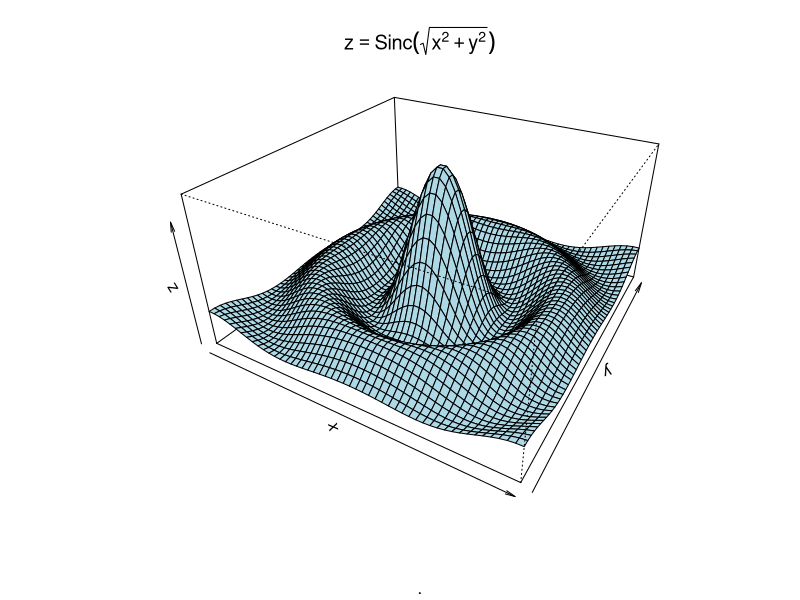
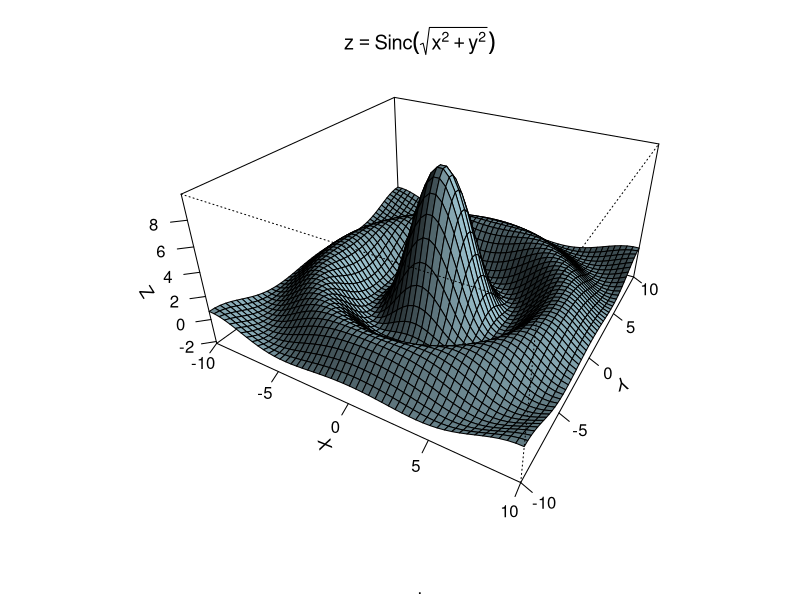
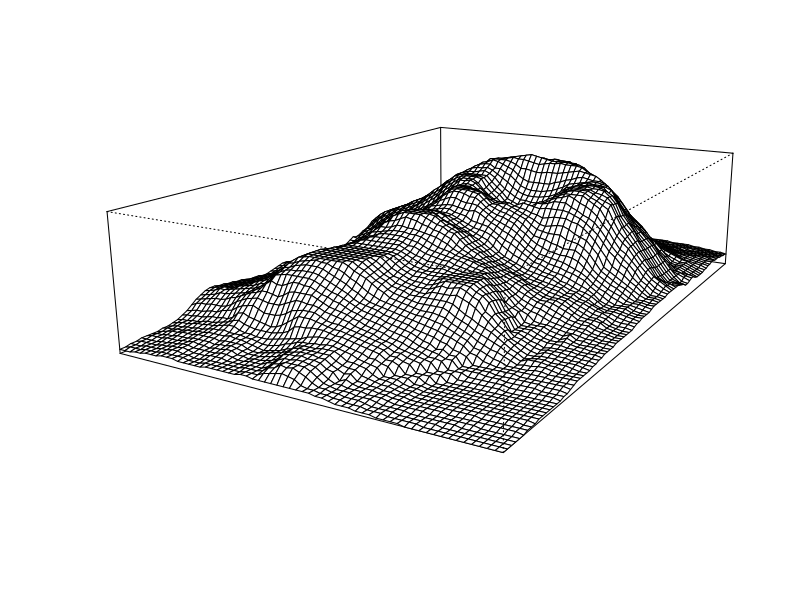
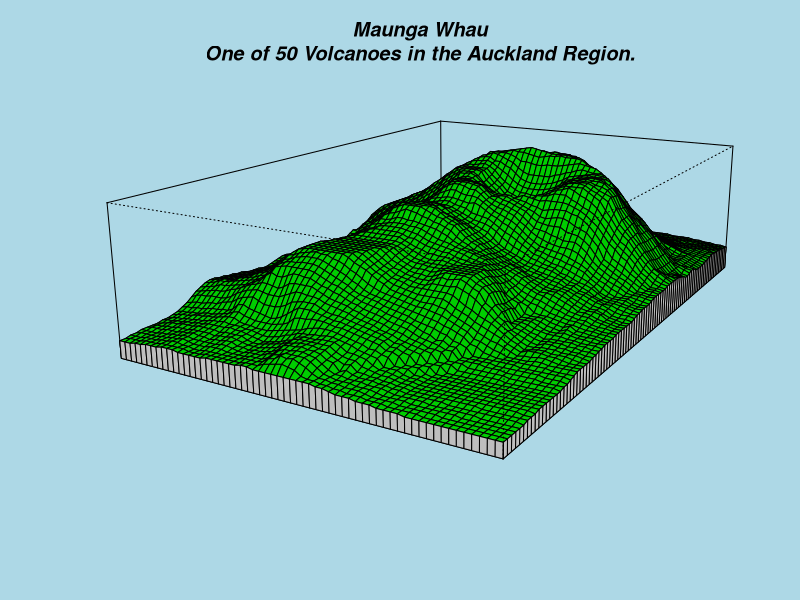
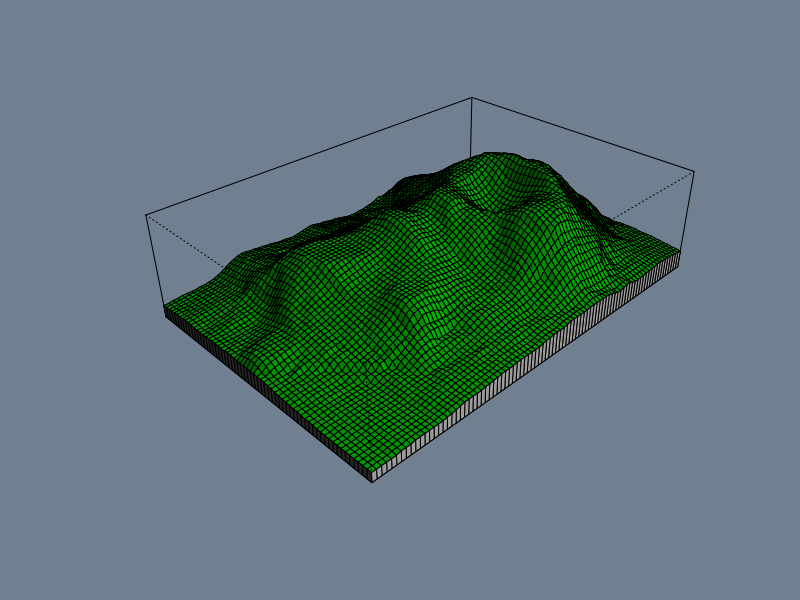
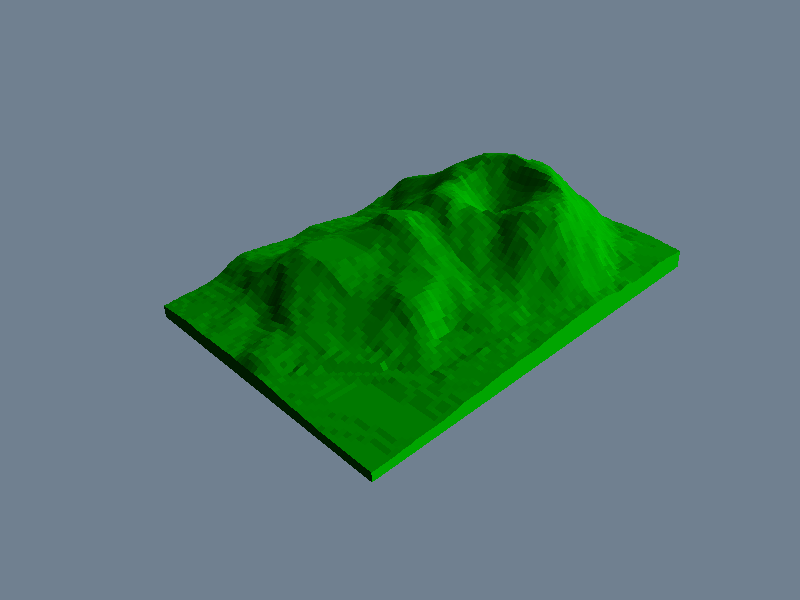
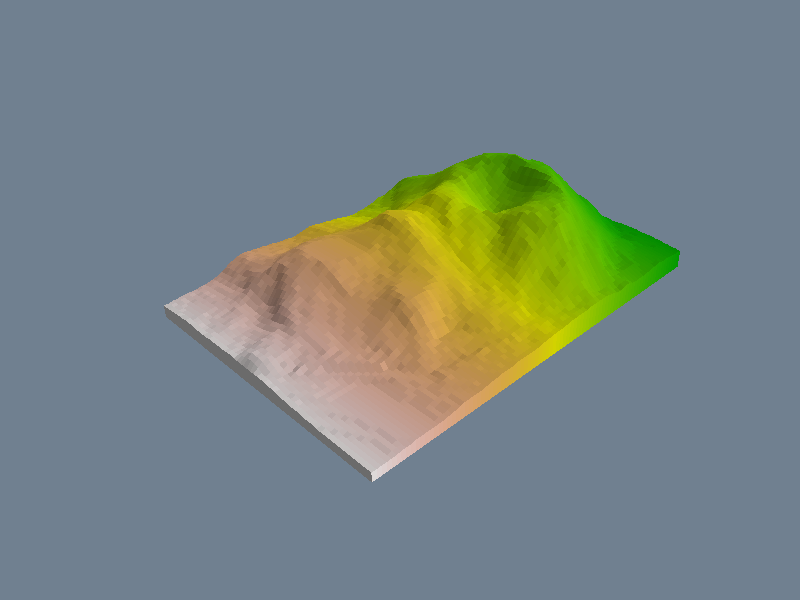
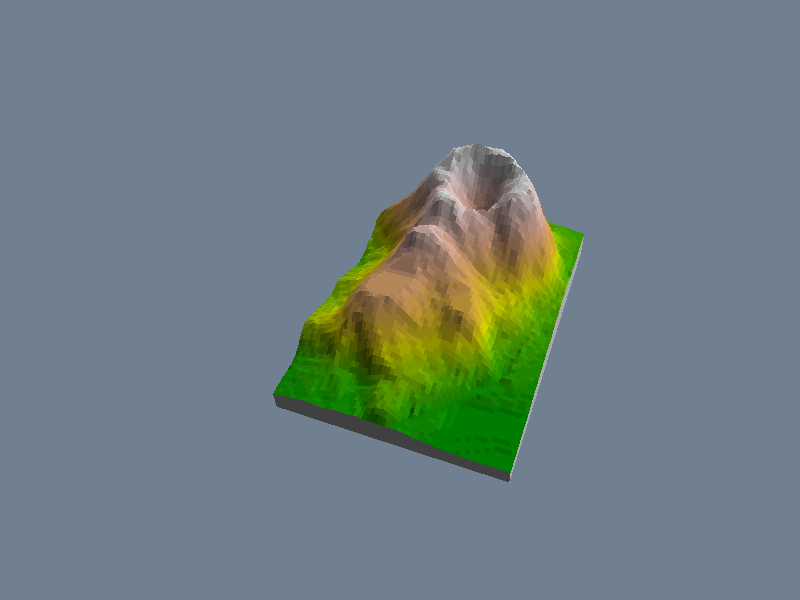

Reproduce these figures in R, in order. (Note: this script raises an error after producing the figures.)
#' URL
#' http://www.bio.ic.ac.uk/research/mjcraw/therbook/index.htm

#' Getting help in R
#' The simplest way to get help in R is to click on the 
#' Help button on the toolbar of the RGui window 
#' (this stands for R’s Graphic User Interface). 
#' Alternatively, if you are connected to the internet, 
#' you can type CRAN into Google and search for the 
#' help you need at CRAN (see Section 1.4). However, 
#' if you know the name of the function you want 
#' help with, you just type a question mark ? at 
#' the command line prompt followed by the name 
#' of the function. So to get help on read.table, 
#' just type

?read.table

# read.table is a function
# reading text file (.txt)

read.table(file = 'data/therbook/aplam.txt')

# with header = TRUE
read.table(file = 'data/therbook/aplam.txt',header = TRUE)


#------ EXTRA
# install.packages("readxl")

library(readxl)

my_xls <- read_excel(path = 'data/demo.xlsx')

my_xls_s1 <- read_excel(path = 'data/demo.xlsx',sheet = "Sheet1")
my_xls_s2 <- read_excel(path = 'data/demo.xlsx',sheet = "rintu")



#' Demonstrations of R functions
#' These can be useful for seeing the range of things that 
#' R can do. Here are some for you to try:
#' 

demo(persp)

#' -------------
#' Packages in R
#' -------------
#' Finding your way around the contributed packages can be 
#' tricky, simply because there are so many of them, 
#' and the name of the package is not always as 
#' indicative of its function as you might hope. 
#' There is no comprehensive cross-referenced 
#' index, but there is a very helpful feature 
#' called ‘Task Views’ on CRAN

#' install packages in R
install.packages('ggplot2')

#' load a package in R
library(ggplot2)

#' homework install follwing packages before tomorrow's session
# install.packages("akima")
# install.packages("boot")
# install.packages("car")
# install.packages("lme4")
# install.packages("meta")
# install.packages("mgcv")
# install.packages("nlme")
# install.packages("deSolve")
# install.packages("R2jags")
# install.packages("RColorBrewer")
# install.packages("RODBC")
# install.packages("rpart")
# install.packages("spatstat")
# install.packages("spdep")
# install.packages("tree")


#' Good housekeeping
objects()

#' remove (rm) any variables names you have created
x <- 7
y <- 7
z <- 10
x + y

# remove a variable
rm(x)
#' remove many
rm(y,z)

# remove all objects
rm(list=ls())


#---------------------------------
# Essentials of the R Language
#---------------------------------

#' ------------
#' Calculations
#' ------------
#' The screen prompt > is an invitation to put R to work.
#' 

1 + 1

# output
# [1] 2

log(42/7.3)


5+6+3+6+4+2+4+8+
  3+2+7

# output 
# [1] 50

# many instructions together with semicolon (;)
2+3; 5*7; 3-7

#' Complex numbers in R
#' 
#' Complex numbers consist of a real part and an 
#' imaginary part, which is identified 
#' by lower-case i like this:
z <- 3.5-8i

# Determine the real part:
Re(z)

# Determine the imaginary part:
Im(z)

# Calculate the modulus 
# (the distance from z to 0 in the complex 
# plane by Pythagoras; if x is the real part and
# y is the imaginary part, then the modulus is
# sqrt(x^2 + y^2)

Mod(z)

# or
x <- Re(z)
y <- Im(z)
sqrt(x^2 + y^2)

#' Rounding
#' 
#' The ‘greatest integer less than’ function is floor
floor(5.7)

#' The ‘next integer’ function is ceiling
#' 
ceiling(5.7)


#' Arithmetic
7+3-5*2

#' The log function gives logs to the base e (e = 2.718 282)
log(10)


log10(6)

#' Variable names and assignment
#' 
#' 1. Variable names in R are case sensitive, so y is not the same as Y.
#' 
#' 2. Variable names should not begin with numbers (e.g.1x) or symbols(e.g.%x).
#' 
#' 3. Variable names should not contain blank spaces (use back.pay not back pay).

#' Integers

x <- c(5,3,7,8)
is.integer(x)

is.numeric(x)

x <- integer(x)

#' Make the numeric object first, then convert the object to 
#' integer using the as.integer function like this
x <- c(5,3,7,8)
x_integer <- as.integer(x)
is.integer(x_integer)

#' Factors
#' Factors are categorical variables that have a fixed 
#' number of levels. A simple example of a factor might 
#' be a variable called gender with 
#' two levels: ‘female’ and ‘male’.
gender <- factor(c("male","female", "male", "female", "male", "female"))
class(gender)
mode(gender)
as.numeric(factor(c("male","female", "male", "female", "male", "female"),
       levels = c('female','male')))

#' ------------
#' Logical operations
#' ------------
#' A crucial part of computing involves asking 
#' questions about things. Is one thing bigger 
#' than other? Are two things the same size? 
#' Questions can be joined together using words 
#' like ‘and’ ‘or’, ‘not’.
#' 
#' Questions in R typically evaluate to 
#' TRUE or FALSE but there is the option of 
#' a ‘maybe’ (when the answer is not available, NA)

#' --------
#' TRUE and T with FALSE and F

TRUE == TRUE

T == F

T != F

#' Logical arithmetic
#' 
#' Arithmetic involving logical expressions is very 
#' useful in programming and in selection of variables.
x <- 0:6

x < 4

all(x>-1)

any(x<1)

#' x <- y   x is assigned the value of y (x gets the values of y);
#' x = y    in a function or a list x is set to y unless you specify otherwise; 
#' x == y   produces TRUE if x is exactly equal to y and FALSE otherwise.

x1 <- 2
y1 <- 4

x1 <- y1


x1 <- 1
y1 <- 8

x1 = y1 # avoid using this

x1 == y1

x1 != 9



#' ------------
#' Sequences
#' ------------
#  Generating sequences
0:10

15:6

#' To generate a sequence in steps other than 1, you 
#' use the seq function. 
seq(from = 0, to = 10, by = 2)


seq(from = 16, to = 4, by = -5)

#' Generating repeats
rep(x = 9,times=5)


#' ------------
#' Missing values and things that are not numbers
#' ------------
#' Missing values, infinity and things that are not numbers
# Calculations can lead to answers that are plus 
# infinity, represented in R by Inf, or minus 
# infinity, which is represented as -Inf:

3/0
# [1] Inf
-12/0
# [1] -Inf

# Calculations involving infinity can be 
# evaluated: for instance,
exp(-Inf)

# [1] 0

# Other calculations, however, lead to 
# quantities that are not numbers. These 
# are represented in R by NaN (‘not
# a number’). Here are some of the classic cases:

0/0

is.finite(10)

#' Missing values: NA
y <- c(4,NA,7)

#'  treating NA as if it was a piece of 
#'  text and using double equals (==) 
#'  to test for it. So this does not work:
y == NA
y == "NA"

is.na(y)

#' To produce a vector with the NA 
#' stripped out, use subscripts with 
#' the not ! operator like this:
y[! is.na(y)]

y1 <- c(1,2,3,NA)
y2 <- c(5,6,NA,8)
y3 <- c(9,NA,11,12)
y4 <- c(NA,14,15,16)

full.frame <- data.frame(y1,y2,y3,y4)

reduced.frame <- full.frame[!is.na(full.frame$y1),]

#' Some functions do not work with their default 
#' settings when there are missing values in 
#' the data, and mean is a classic example of this:

x <- c(1:8,NA)

mean(x)
# [1] NA

#' In order to calculate the mean of the 
#' non-missing values, you need to specify 
#' that the NA are to be removed,
#' using the na.rm=TRUE argument:
mean(x, na.rm=TRUE)

vmv <- c(1:6,NA,NA,9:12)

#' If the missing values are genuine
#' counts of zero, you might want to 
#' edit the NA to 0. Use the is.na 
#' function to generate subscripts for this:
vmv[is.na(vmv)] <- 0

#' ------------
#' Vectors and subscripts
#' ------------
# subsetting
#' additional demo
demo_var <- sample(x = 1:10,size = 10,replace = TRUE)
#'------ demo starts
seq1 <- 'ATGCGCGA'
seq2 <- 'ATGCGCAA'

seq1_vec <- strsplit(seq1,split = '')[[1]]
seq2_vec <- strsplit(seq2,split = '')[[1]]
seq1_vec == seq2_vec
seq1_vec != seq2_vec
which(seq1_vec != seq2_vec)
idx_variant <- which(seq1_vec != seq2_vec)
seq1_vec[idx_variant]
seq2_vec[idx_variant]
#'------ demo ends
counts <- c(25,12,7,4,6,2,1,0,2)

counts[5] # index no. 5 to extract the value

counts[c(1,5)] # index no. 1 and 5 to extract many values

counts[-7] # remove 7th element and print the rest

# Naming elements within vectors
names(counts) <- 0:8


set.seed(35) # homework
y <- sample(x = 0:10,size = 20,replace = TRUE)

sort(y)
sort(y,decreasing = TRUE)
rev(sort(y))

rev(sort(y))[1:3]

rev(counts) 
#------ which for position and max min
set.seed(56)
x <- sample(
  x = c(2,8,4,6,1), size = 100, replace = TRUE
)

which(x == max(x))
which.max(x)

which(x == min(x))
which.min(x)


#' Vector functions
#' 
mean(y)
#' ------------
#' Vectorized functions
#' ------------
rm(list=ls())
dat <- read.table(
  file = "data/therbook/yields.txt",
  header = TRUE
)


apply(X = dat, MARGIN = 1, FUN = min)
apply(X = dat, MARGIN = 2, FUN = max)

my_col <- RColorBrewer::brewer.pal(
  n = 3,name = 'Set2'
  )
boxplot(dat,col = my_col)

#' about beanplot
#' https://arc.lib.montana.edu/book/statistics-with-r-textbook/item/43
#' https://cran.r-project.org/web/packages/beanplot/index.html
#' https://cran.r-project.org/web/packages/beanplot/vignettes/beanplot.pdf
#' install.packages('beanplot')
#' library(beanplot)
#' ------------
#' Matrices and arrays
#' ------------
# Arrays
y <- 1:24
dim(y) <- c(2,4,3)


# Matrices
X <- matrix(
  data = c(1,0,0,0,1,0,0,0,1),nrow=3
)
# Naming the rows and columns of matrices
rownames(X) <- rownames(
  X,do.NULL=FALSE,prefix="Trial."
)
drug.names <- c("asp", "para", "nur")
colnames(X) <- drug.names


install.packages('beanplot')

# Calculations on rows or columns of the matrix

# Adding rows and columns to the matrix



#' 
#' ------------
#' Sampling
#' ------------
#' 
#' 
#' ------------
#' Loops and repeats
#' ------------
#' 
#' ------------
#' Lists
#' ------------
#' 
#' 
#' ------------
#' Text, character strings and pattern matching
#' ------------
#' 
#' 
#' ------------
#' Dates and times
#' ------------
#' 
#' 
#' ------------
#' Environments
#' ------------
#' 
#' 
#' ------------
#' Writing R functions
#' ------------
#' 
#' 
#' ------------
#' Writing to file from R
#' ------------
#' 
#' 
#' 

dat <- read.csv("data/therbook/piedata.csv")
pie(dat$amounts,labels=as.character(dat$names))


#' Classical Tests
# book code
?shapiro.test
?t.test
?wilcox.test

dat <- read.table(file = 'data/therbook/regression.txt',header = TRUE)

mod_lm <- lm(growth~tannin,data = dat)
